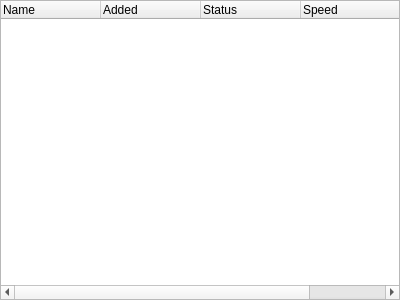
<?xml version="1.0" encoding="UTF-8"?>
<ui version="4.0">
 <class>ContainerTab</class>
 <widget class="QWidget" name="ContainerTab">
  <property name="geometry">
   <rect>
    <x>0</x>
    <y>0</y>
    <width>400</width>
    <height>300</height>
   </rect>
  </property>
  <property name="mouseTracking">
   <bool>true</bool>
  </property>
  <property name="windowTitle">
   <string comment="Caption">Container</string>
  </property>
  <layout class="QVBoxLayout" name="verticalLayout">
   <property name="spacing">
    <number>0</number>
   </property>
   <property name="margin">
    <number>0</number>
   </property>
   <item>
    <widget class="QTreeWidget" name="treeWidget">
     <property name="mouseTracking">
      <bool>true</bool>
     </property>
     <property name="indentation">
      <number>0</number>
     </property>
     <column>
      <property name="text">
       <string notr="true">Name</string>
      </property>
     </column>
     <column>
      <property name="text">
       <string>Added</string>
      </property>
     </column>
     <column>
      <property name="text">
       <string>Status</string>
      </property>
     </column>
     <column>
      <property name="text">
       <string>Speed</string>
      </property>
     </column>
     <column>
      <property name="text">
       <string>Progress</string>
      </property>
     </column>
    </widget>
   </item>
  </layout>
 </widget>
 <layoutdefault spacing="6" margin="11"/>
 <resources/>
 <connections/>
</ui>
